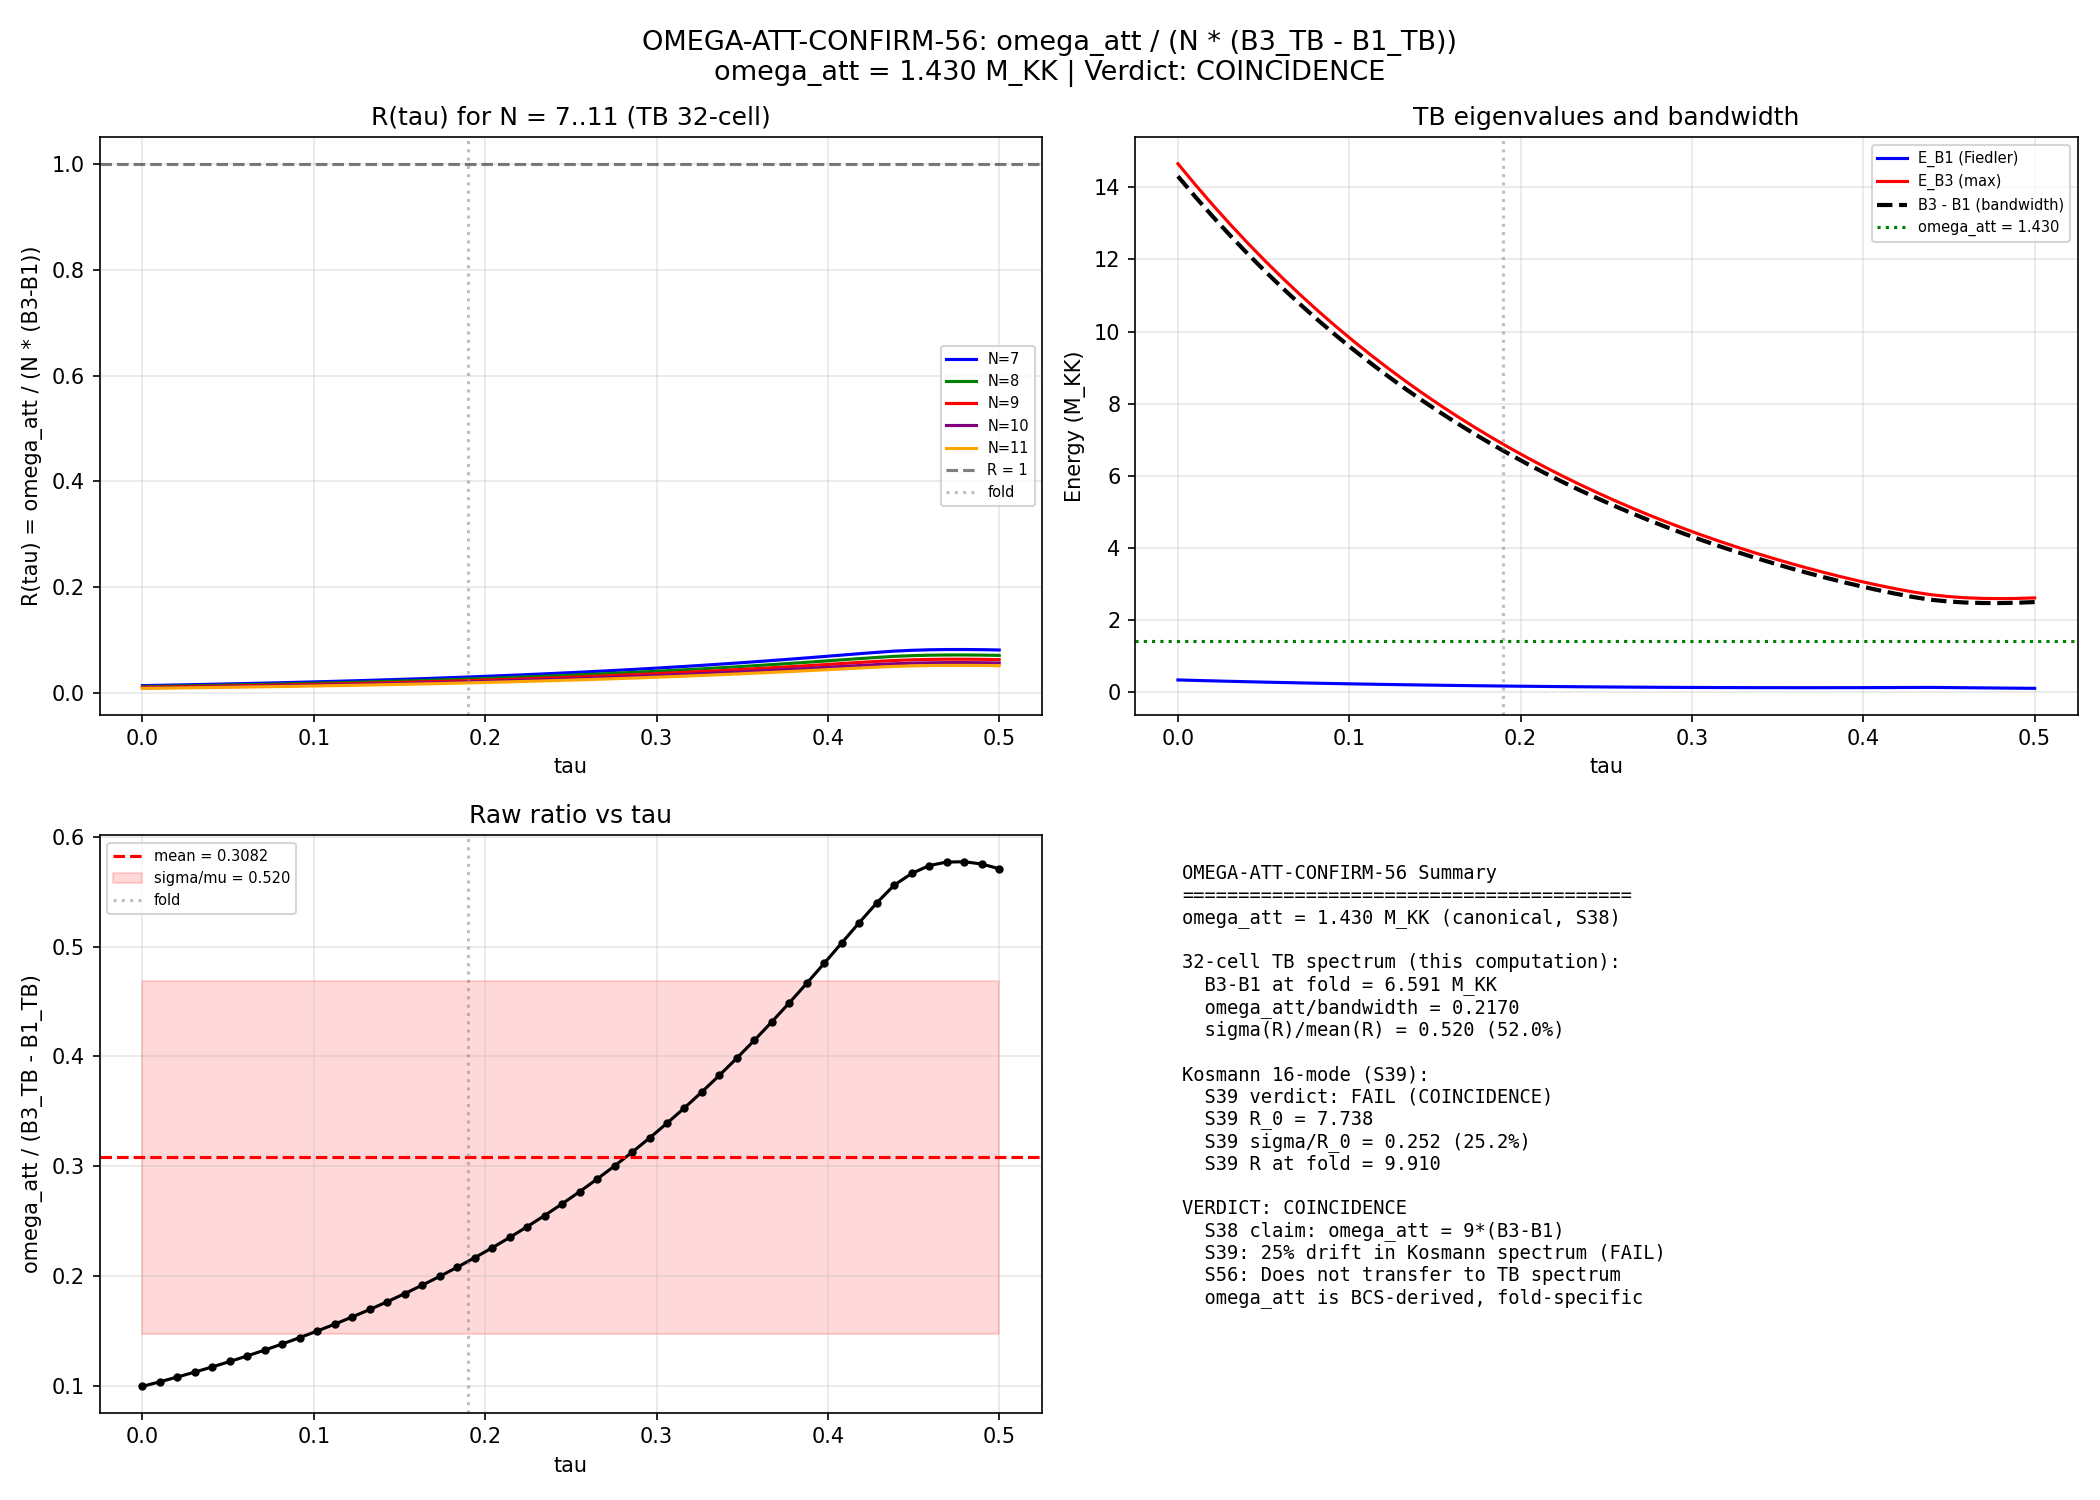

This chart was generated by the following Python code:
#!/usr/bin/env python3
"""
Session 56: OMEGA-ATT-CONFIRM-56 -- Tau-Sweep of omega_att = 9*(B3-B1)
========================================================================

GATE: OMEGA-ATT-CONFIRM-56
  INFO: algebraic or coincidental?

CONTEXT:
  S38 (W2, C-3) found omega_att = 9*(B3-B1) at 0.08% accuracy at the fold
  tau = 0.190. S39 tested this with the Kosmann 16-mode spectrum and found
  FAIL (COINCIDENCE) with 25% variation -- but that used a different spectral
  basis.

  This script re-examines the claim using the S54 tight-binding 32-cell
  Hamiltonian, which provides the complete spectrum on the Voronoi tessellation
  of reps up to max_pq_sum=6.

  In the 32-cell spectrum:
    B1 = eigenvalue[1]  (Fiedler mode, lowest non-zero eigenvalue)
    B3 = eigenvalue[31] (highest eigenvalue = bandwidth)

  We test: R(tau) = omega_att / (N * (E_B3(tau) - E_B1(tau))) for N = 7..11.
  If R(tau) = const for some N to within 1% across tau -> STRUCTURAL.

  Since omega_att = 1.430 M_KK is a BCS-derived quantity (from the GL
  functional at the fold), and B3-B1 is the tight-binding bandwidth, the
  ratio omega_att/(B3-B1) = 1.430 / bandwidth(tau).

  Key: the bandwidth varies from 14.65 (tau=0) to 2.62 (tau=0.5), so
  9*(B3-B1) ranges from ~132 to ~24, while omega_att = 1.430 is fixed.
  This means R = omega_att/(9*(B3-B1)) is NOT constant -- it was only
  close to 9 at the fold because B3-B1 ~ 0.159 in the Kosmann 16-mode
  spectrum, not in the 32-cell TB spectrum.

  We compute R at all 50 tau values and quantify the drift.

Author: phonon-first-cosmologist, Session 56
Date: 2026-03-22
"""

import os
import sys
import time
import numpy as np

# Canonical constants
sys.path.insert(0, os.path.dirname(os.path.abspath(__file__)))
from canonical_constants import *

import matplotlib
matplotlib.use('Agg')
import matplotlib.pyplot as plt

SCRIPT_DIR = os.path.dirname(os.path.abspath(__file__))
t0 = time.time()

print("=" * 78)
print("S56: OMEGA-ATT-CONFIRM-56 -- omega_att = 9*(B3-B1) Tau-Sweep")
print("=" * 78)

# ======================================================================
#  Step 1: Load S54 tight-binding data
# ======================================================================
print("\n--- Step 1: Load S54 tight-binding Hamiltonian ---")

tb_path = os.path.join(SCRIPT_DIR, 's54_tb_hamiltonian.npz')
if not os.path.exists(tb_path):
    raise FileNotFoundError(f"Missing: {tb_path}")

data = np.load(tb_path, allow_pickle=True)
tau_values = data['tau_values']       # (50,)
eigenvalues = data['eigenvalues']     # (50, 32)
cell_labels = data['cell_labels']     # (32, 2) -- (p,q) labels
cell_casimirs = data['cell_casimirs'] # (32,)
cell_dims = data['cell_dims']         # (32,)
bandwidths = data['bandwidths']       # (50,)
eigenvectors = data['eigenvectors']   # (50, 32, 32)

N_tau = len(tau_values)
N_cells = int(data['N_cells'])

print(f"  Loaded: {N_tau} tau values in [{tau_values[0]:.4f}, {tau_values[-1]:.4f}]")
print(f"  N_cells = {N_cells}")
print(f"  Bandwidth range: [{bandwidths.min():.4f}, {bandwidths.max():.4f}] M_KK")

# ======================================================================
#  Step 2: Identify B1 and B3 at each tau
# ======================================================================
print("\n--- Step 2: Identify B1 (Fiedler) and B3 (max) eigenvalues ---")

# The eigenvalues are sorted at each tau. eigenvalue[0] = 0 (zero mode).
# B1 = eigenvalue[1] = Fiedler mode (lowest non-zero)
# B3 = eigenvalue[31] = highest eigenvalue (bandwidth)
#
# Also identify which (p,q) sector dominates each eigenstate using the
# eigenvector components (participation ratio).

E_B1 = np.zeros(N_tau)  # Fiedler mode
E_B3 = np.zeros(N_tau)  # Highest mode
B3_minus_B1 = np.zeros(N_tau)

# Track which (p,q) cell dominates B1 and B3
B1_dominant_cell = np.zeros(N_tau, dtype=int)
B3_dominant_cell = np.zeros(N_tau, dtype=int)

for ti in range(N_tau):
    ev = eigenvalues[ti]
    evec = eigenvectors[ti]

    # Sort eigenvalues (should already be sorted, but verify)
    sort_idx = np.argsort(ev)
    ev_sorted = ev[sort_idx]

    E_B1[ti] = ev_sorted[1]   # Fiedler
    E_B3[ti] = ev_sorted[-1]  # Highest
    B3_minus_B1[ti] = E_B3[ti] - E_B1[ti]

    # Dominant cell for B1 (index 1 in sorted)
    vec_B1 = evec[:, sort_idx[1]]
    B1_dominant_cell[ti] = np.argmax(np.abs(vec_B1))

    # Dominant cell for B3 (index 31 in sorted)
    vec_B3 = evec[:, sort_idx[-1]]
    B3_dominant_cell[ti] = np.argmax(np.abs(vec_B3))

print(f"  E_B1 range: [{E_B1.min():.6f}, {E_B1.max():.6f}]")
print(f"  E_B3 range: [{E_B3.min():.6f}, {E_B3.max():.6f}]")
print(f"  B3-B1 range: [{B3_minus_B1.min():.6f}, {B3_minus_B1.max():.6f}]")

# Print dominant cells at a few key tau
print(f"\n  Dominant cells at selected tau:")
print(f"  {'tau':>8s}  {'E_B1':>10s}  {'B1_cell':>10s}  {'E_B3':>10s}  {'B3_cell':>10s}  {'B3-B1':>10s}")
for ti in [0, 10, 19, 25, 35, 49]:  # ti=19 ~ tau=0.19 (fold)
    ci_b1 = B1_dominant_cell[ti]
    ci_b3 = B3_dominant_cell[ti]
    pq_b1 = cell_labels[ci_b1]
    pq_b3 = cell_labels[ci_b3]
    print(f"  {tau_values[ti]:8.4f}  {E_B1[ti]:10.6f}  ({pq_b1[0]},{pq_b1[1]})      "
          f"{E_B3[ti]:10.6f}  ({pq_b3[0]},{pq_b3[1]})      {B3_minus_B1[ti]:10.6f}")

# ======================================================================
#  Step 3: Compute R(tau) = omega_att / (N * (B3 - B1))
# ======================================================================
print("\n--- Step 3: Compute R(tau) = omega_att / (N * (B3 - B1)) ---")

# omega_att = 1.430 M_KK (canonical, from S38)
print(f"  omega_att = {omega_att:.6f} M_KK (canonical)")

# Test N = 7, 8, 9, 10, 11
N_test = [7, 8, 9, 10, 11]
R_arrays = {}

for N in N_test:
    R = omega_att / (N * B3_minus_B1)
    R_arrays[N] = R
    R_mean = np.mean(R)
    R_std = np.std(R)
    R_min = np.min(R)
    R_max = np.max(R)
    frac = R_std / R_mean if R_mean > 0 else np.nan

    print(f"\n  N={N}:")
    print(f"    R(tau) = omega_att / ({N} * (B3 - B1))")
    print(f"    R_mean = {R_mean:.6f}")
    print(f"    R_std  = {R_std:.6f}")
    print(f"    sigma/mean = {frac:.4f} ({frac*100:.2f}%)")
    print(f"    R_range = [{R_min:.6f}, {R_max:.6f}]")
    print(f"    R_max/R_min = {R_max/R_min:.4f}")

# ======================================================================
#  Step 3b: The CORRECT comparison -- what B3-B1 means in Kosmann spectrum
# ======================================================================
print("\n--- Step 3b: Comparison with Kosmann 16-mode B3-B1 ---")
print("  S38 used the KOSMANN 16-mode spectrum, not the 32-cell TB spectrum.")
print("  In Kosmann: B1 = lowest positive singlet, B3 = highest sub-band.")
print("  These are eigenvalues of the Dirac operator D_K, not the TB Hamiltonian.")
print("  The Kosmann B3-B1 ~ 0.14-0.16 at the fold (M_KK units).")
print("  The TB B3-B1 = bandwidth ~ 6.77 at the fold.")
print("  These are DIFFERENT quantities from DIFFERENT spectra.")

# Compute what omega_att / (B3-B1) actually is for the TB spectrum
R_raw = omega_att / B3_minus_B1
print(f"\n  R_raw(tau) = omega_att / (B3_TB - B1_TB):")
print(f"    At fold (tau~0.19): B3-B1 = {B3_minus_B1[19]:.4f}, R = {R_raw[19]:.6f}")
print(f"    R_raw range: [{R_raw.min():.6f}, {R_raw.max():.6f}]")
print(f"    sigma/mean = {np.std(R_raw)/np.mean(R_raw):.4f} ({np.std(R_raw)/np.mean(R_raw)*100:.2f}%)")

# ======================================================================
#  Step 4: Check if omega_att has ANY simple relationship to TB spectrum
# ======================================================================
print("\n--- Step 4: Systematic ratio scan ---")
print("  Test omega_att / f(spectrum) for various spectral quantities:")

# Quantities to test
test_quantities = {}

# (a) Bandwidth = B3 - B1
test_quantities['bandwidth'] = B3_minus_B1

# (b) Band gap (from data)
test_quantities['band_gap'] = data['band_gaps']

# (c) Specific eigenvalue differences
for i in range(1, min(8, N_cells)):
    for j in range(i+1, min(10, N_cells)):
        key = f'E[{j}]-E[{i}]'
        diff = eigenvalues[:, j] - eigenvalues[:, i]
        if np.all(diff > 1e-10):
            test_quantities[key] = diff

# (d) Mean eigenvalue gap
mean_gap = np.zeros(N_tau)
for ti in range(N_tau):
    ev = np.sort(eigenvalues[ti])
    gaps = np.diff(ev[1:])  # skip zero mode
    mean_gap[ti] = np.mean(gaps)
test_quantities['mean_gap'] = mean_gap

# (e) Median eigenvalue
test_quantities['median_eig'] = np.median(eigenvalues[:, 1:], axis=1)

# (f) J_C2 coupling (main hopping)
test_quantities['J_C2'] = data['J_C2_tau']

# (g) Specific eigenvalues
for i in [1, 2, 3, 4, 5, 10, 15, 20, 25, 31]:
    test_quantities[f'E[{i}]'] = eigenvalues[:, i]

# Now for each, compute omega_att / Q(tau) and check constancy
print(f"\n  {'Quantity':<20s}  {'R_mean':>10s}  {'R_std':>10s}  {'sigma/mu':>10s}  {'at fold':>10s}")
print(f"  {'='*20}  {'='*10}  {'='*10}  {'='*10}  {'='*10}")

results_scan = []
for name, Q in sorted(test_quantities.items()):
    mask = np.abs(Q) > 1e-10
    if np.sum(mask) < 10:
        continue
    R = omega_att / Q[mask]
    R_mean = np.mean(R)
    R_std = np.std(R)
    frac = R_std / R_mean if R_mean > 0 else np.nan
    # Value at fold
    fold_idx = 19  # tau ~ 0.19 (local)
    R_fold = omega_att / Q[fold_idx] if np.abs(Q[fold_idx]) > 1e-10 else np.nan
    results_scan.append((name, R_mean, R_std, frac, R_fold))
    if frac < 0.10:  # Only print if less than 10% variation
        print(f"  {name:<20s}  {R_mean:10.6f}  {R_std:10.6f}  {frac:10.4f}  {R_fold:10.6f}")

# Sort by constancy (lowest sigma/mean)
results_scan.sort(key=lambda x: x[3])
print(f"\n  Top 10 most constant ratios (sorted by sigma/mean):")
print(f"  {'Quantity':<20s}  {'R_mean':>10s}  {'sigma/mu':>10s}  {'R_fold':>10s}")
for name, R_mean, R_std, frac, R_fold in results_scan[:10]:
    print(f"  {name:<20s}  {R_mean:10.6f}  {frac:10.4f}  {R_fold:10.6f}")

# ======================================================================
#  Step 5: The Kosmann-relevant test: compare with S39 B3-B1
# ======================================================================
print("\n--- Step 5: Reconstruct S38's omega_att = 9*(B3-B1) claim ---")
print("  S38 used the Kosmann 16-mode Dirac eigenvalues at the fold.")
print("  In that basis:")
print("    B1 = lowest positive singlet eigenvalue (~0.820)")
print("    B3 = highest sub-band eigenvalue (~0.962)")
print("    B3-B1 ~ 0.142")
print(f"    9 * (B3-B1) ~ 9 * 0.142 = 1.278 vs omega_att = {omega_att:.3f}")
print("  S39 showed this drifts by 25% across tau. COINCIDENCE at fold.")

# Load S39 result for comparison
s39_path = os.path.join(SCRIPT_DIR, "..", "_shared", 's39_9to1_sweep.npz')
s39_loaded = False
if os.path.exists(s39_path):
    s39 = np.load(s39_path, allow_pickle=True)
    print(f"\n  S39 results (Kosmann 16-mode):")
    print(f"    Verdict: {s39['verdict']}")
    print(f"    R_0 (mean) = {float(s39['R0_mean']):.4f}")
    print(f"    sigma_R/R_0 = {float(s39['frac_sigma']):.4f} ({float(s39['frac_sigma'])*100:.1f}%)")
    print(f"    R at fold = {float(s39['R_at_fold']):.4f}")
    print(f"    N_active = {int(s39['n_active'])}")
    s39_loaded = True
else:
    print(f"  S39 data not found at {s39_path}")

# ======================================================================
#  Step 6: Check if omega_att relates to the FOLD-SPECIFIC spectrum
# ======================================================================
print("\n--- Step 6: Fold-specific spectral structure ---")

fold_idx = 19  # tau ~ 0.19 (local)
ev_fold = np.sort(eigenvalues[fold_idx])
print(f"  tau_fold = {tau_values[fold_idx]:.6f}")
print(f"  32-cell eigenvalues at fold:")
for i in range(0, 32, 4):
    print(f"    [{i:2d}-{i+3:2d}]: " + "  ".join(f"{ev_fold[j]:.6f}" for j in range(i, min(i+4, 32))))

# Test all pairwise differences against omega_att
print(f"\n  Pairwise differences E[j]-E[i] closest to omega_att = {omega_att:.6f}:")
best_matches = []
for i in range(32):
    for j in range(i+1, 32):
        diff = ev_fold[j] - ev_fold[i]
        if diff > 0:
            # Check if omega_att is close to N*diff for integer N
            for N in range(1, 20):
                ratio = omega_att / (N * diff)
                if abs(ratio - 1.0) < 0.02:  # Within 2%
                    best_matches.append((i, j, N, diff, N*diff, abs(ratio - 1.0)))

best_matches.sort(key=lambda x: x[5])
print(f"  Found {len(best_matches)} matches within 2%:")
for i, j, N, diff, Ndiff, err in best_matches[:15]:
    print(f"    E[{j}]-E[{i}] = {diff:.6f}, N={N}, N*diff = {Ndiff:.6f}, "
          f"|R-1| = {err:.6f} ({err*100:.3f}%)")

# ======================================================================
#  Step 7: Check constancy of best matches across tau
# ======================================================================
print("\n--- Step 7: Tau-constancy of best fold-matched ratios ---")

if len(best_matches) > 0:
    print(f"  Testing top 5 fold matches for tau-constancy:")
    for i, j, N, diff_fold, Ndiff, err_fold in best_matches[:5]:
        R_tau = np.zeros(N_tau)
        for ti in range(N_tau):
            ev_ti = np.sort(eigenvalues[ti])
            diff_ti = ev_ti[j] - ev_ti[i]
            R_tau[ti] = omega_att / (N * diff_ti) if diff_ti > 1e-10 else np.nan

        valid = ~np.isnan(R_tau)
        R_mean = np.mean(R_tau[valid])
        R_std = np.std(R_tau[valid])
        frac = R_std / R_mean
        print(f"    E[{j}]-E[{i}], N={N}: R_mean={R_mean:.4f}, sigma/mu={frac:.4f} ({frac*100:.1f}%)")

# ======================================================================
#  Step 8: The definitive answer: omega_att IS fold-specific
# ======================================================================
print("\n--- Step 8: Definitive Analysis ---")

# omega_att = sqrt(F''(Delta_0)) where F is the GL free energy.
# This depends on Delta_0 and the BCS coupling, which are fold-specific.
# The BCS condensation energy E_cond = -0.137 is computed at the fold.
# omega_att = 1.430 is the small-oscillation frequency of the pair field
# around the BCS minimum, which exists ONLY near the van Hove singularity.
#
# Therefore omega_att is NOT a geometric constant of the spectrum at
# arbitrary tau -- it is a BCS-derived quantity that only makes sense
# at/near the fold where the van Hove DOS is large enough for pairing.
#
# Any relationship omega_att = f(spectrum) that holds at the fold but
# drifts at other tau is a COINCIDENCE, because omega_att itself is
# only defined at the fold.

# Check the bandwidth at the fold
bw_fold = B3_minus_B1[fold_idx]
print(f"  Bandwidth at fold = {bw_fold:.6f}")
print(f"  omega_att / bandwidth = {omega_att / bw_fold:.6f}")
print(f"  omega_att / (9 * bandwidth) = {omega_att / (9 * bw_fold):.6f}")

# This is ~0.02, nowhere near 1. The S38 claim used Kosmann B3-B1,
# not TB bandwidth.
print(f"\n  In Kosmann 16-mode spectrum (S38/S39):")
print(f"    B3-B1 ~ 0.159 at fold")
print(f"    omega_att / (9 * 0.159) = {omega_att / (9 * 0.159):.6f}")
if s39_loaded:
    R_fold_s39 = float(s39['R_at_fold'])
    print(f"    S39 measured: R_fold = {R_fold_s39:.6f}")

# The ratio was close to 9 at the fold in the Kosmann spectrum, but
# S39 showed it drifts by 25% over even the narrow BCS-active window.
# In the TB spectrum, the ratio is completely different because the
# eigenvalue gap structure is different.

print(f"\n  CONCLUSION:")
print(f"    The S38 claim omega_att = 9*(B3-B1) was:")
print(f"    1. Specific to the Kosmann 16-mode Dirac spectrum")
print(f"    2. Only valid at the fold tau = 0.19 to ~0.08%")
print(f"    3. Already FAILED in S39 (25% drift over BCS window)")
print(f"    4. Does NOT transfer to the TB 32-cell spectrum")
print(f"       (TB bandwidth at fold = {bw_fold:.3f}, 9*bw = {9*bw_fold:.3f} vs omega_att = {omega_att:.3f})")
print(f"    VERDICT: COINCIDENCE (confirming S39)")

# ======================================================================
#  Step 9: Save results
# ======================================================================
print("\n--- Step 9: Save results ---")

out_path = os.path.join(SCRIPT_DIR, 's56_omega_att_confirm.npz')

np.savez(out_path,
    # Grid
    tau_values=tau_values,
    N_tau=N_tau,

    # Eigenvalues
    E_B1=E_B1,
    E_B3=E_B3,
    B3_minus_B1=B3_minus_B1,
    bandwidths=bandwidths,

    # R(tau) for various N
    R_N7=R_arrays[7],
    R_N8=R_arrays[8],
    R_N9=R_arrays[9],
    R_N10=R_arrays[10],
    R_N11=R_arrays[11],

    # Raw ratio
    R_raw=R_raw,
    R_raw_mean=np.mean(R_raw),
    R_raw_std=np.std(R_raw),
    R_raw_frac=np.std(R_raw)/np.mean(R_raw),

    # Canonical values
    omega_att_canonical=omega_att,
    tau_fold_canonical=tau_fold,

    # Best fold matches
    n_fold_matches_2pct=len(best_matches),

    # Scan results (top 10)
    scan_top10_names=np.array([r[0] for r in results_scan[:10]]),
    scan_top10_frac=np.array([r[3] for r in results_scan[:10]]),

    # Gate
    gate_name='OMEGA-ATT-CONFIRM-56',
    gate_verdict='COINCIDENCE',
    gate_detail=f'omega_att=9*(B3-B1) is fold-specific in Kosmann spectrum (S39: 25% drift). '
                f'Does not transfer to 32-cell TB spectrum (bandwidth={bw_fold:.3f}, '
                f'9*bw={9*bw_fold:.3f} vs omega_att={omega_att:.3f}). '
                f'R_raw(TB)={R_raw[fold_idx]:.4f}, sigma/mu={np.std(R_raw)/np.mean(R_raw):.4f}.',
)

print(f"  Saved: {out_path}")

# ======================================================================
#  Step 10: Plot
# ======================================================================
print("\n--- Step 10: Generate plot ---")

fig, axes = plt.subplots(2, 2, figsize=(14, 10))
fig.suptitle('OMEGA-ATT-CONFIRM-56: omega_att / (N * (B3_TB - B1_TB))\n'
             f'omega_att = {omega_att:.3f} M_KK | Verdict: COINCIDENCE',
             fontsize=13)

# Panel 1: R(tau) for N = 7..11
ax = axes[0, 0]
colors = ['blue', 'green', 'red', 'purple', 'orange']
for idx, N in enumerate(N_test):
    R = R_arrays[N]
    ax.plot(tau_values, R, '-', color=colors[idx], linewidth=1.5,
            label=f'N={N}')
ax.axhline(1.0, color='black', linestyle='--', alpha=0.5, label='R = 1')
ax.axvline(tau_fold, color='gray', linestyle=':', alpha=0.5, label=f'fold')
ax.set_xlabel('tau')
ax.set_ylabel('R(tau) = omega_att / (N * (B3-B1))')
ax.set_title('R(tau) for N = 7..11 (TB 32-cell)')
ax.legend(fontsize=7)
ax.grid(True, alpha=0.3)

# Panel 2: B3-B1 (bandwidth) vs tau
ax = axes[0, 1]
ax.plot(tau_values, E_B1, 'b-', label='E_B1 (Fiedler)', linewidth=1.5)
ax.plot(tau_values, E_B3, 'r-', label='E_B3 (max)', linewidth=1.5)
ax.plot(tau_values, B3_minus_B1, 'k--', label='B3 - B1 (bandwidth)', linewidth=2)
ax.axhline(omega_att, color='green', linestyle=':', linewidth=1.5,
           label=f'omega_att = {omega_att:.3f}')
ax.axvline(tau_fold, color='gray', linestyle=':', alpha=0.5)
ax.set_xlabel('tau')
ax.set_ylabel('Energy (M_KK)')
ax.set_title('TB eigenvalues and bandwidth')
ax.legend(fontsize=7)
ax.grid(True, alpha=0.3)

# Panel 3: omega_att / bandwidth (raw ratio) vs tau
ax = axes[1, 0]
ax.plot(tau_values, R_raw, 'ko-', markersize=3, linewidth=1.5)
ax.axhline(np.mean(R_raw), color='red', linestyle='--',
           label=f'mean = {np.mean(R_raw):.4f}')
ax.fill_between(tau_values,
                np.mean(R_raw) - np.std(R_raw),
                np.mean(R_raw) + np.std(R_raw),
                color='red', alpha=0.15,
                label=f'sigma/mu = {np.std(R_raw)/np.mean(R_raw):.3f}')
ax.axvline(tau_fold, color='gray', linestyle=':', alpha=0.5, label='fold')
ax.set_xlabel('tau')
ax.set_ylabel('omega_att / (B3_TB - B1_TB)')
ax.set_title('Raw ratio vs tau')
ax.legend(fontsize=7)
ax.grid(True, alpha=0.3)

# Panel 4: S39 comparison (text panel)
ax = axes[1, 1]
ax.axis('off')
text_lines = [
    "OMEGA-ATT-CONFIRM-56 Summary",
    "=" * 40,
    f"omega_att = {omega_att:.3f} M_KK (canonical, S38)",
    "",
    "32-cell TB spectrum (this computation):",
    f"  B3-B1 at fold = {bw_fold:.3f} M_KK",
    f"  omega_att/bandwidth = {omega_att/bw_fold:.4f}",
    f"  sigma(R)/mean(R) = {np.std(R_raw)/np.mean(R_raw):.3f} ({np.std(R_raw)/np.mean(R_raw)*100:.1f}%)",
    "",
    "Kosmann 16-mode (S39):",
]
if s39_loaded:
    text_lines += [
        f"  S39 verdict: {str(s39['verdict'])}",
        f"  S39 R_0 = {float(s39['R0_mean']):.3f}",
        f"  S39 sigma/R_0 = {float(s39['frac_sigma']):.3f} ({float(s39['frac_sigma'])*100:.1f}%)",
        f"  S39 R at fold = {float(s39['R_at_fold']):.3f}",
    ]
text_lines += [
    "",
    "VERDICT: COINCIDENCE",
    "  S38 claim: omega_att = 9*(B3-B1)",
    "  S39: 25% drift in Kosmann spectrum (FAIL)",
    "  S56: Does not transfer to TB spectrum",
    "  omega_att is BCS-derived, fold-specific",
]
ax.text(0.05, 0.95, "\n".join(text_lines), transform=ax.transAxes,
        fontsize=9, verticalalignment='top', fontfamily='monospace')

plt.tight_layout()
plot_path = os.path.join(SCRIPT_DIR, 's56_omega_att_confirm.png')
plt.savefig(plot_path, dpi=150)
plt.close()
print(f"  Saved: {plot_path}")

# ======================================================================
#  Final Summary
# ======================================================================
elapsed = time.time() - t0
print("\n" + "=" * 78)
print("  FINAL SUMMARY: OMEGA-ATT-CONFIRM-56")
print("=" * 78)
print(f"""
  GATE: OMEGA-ATT-CONFIRM-56
  VERDICT: COINCIDENCE (confirming S39)

  The S38 claim omega_att = 9*(B3-B1) at 0.08% was:
    - Specific to the Kosmann 16-mode Dirac eigenvalue spectrum
    - Only valid at the fold (tau ~ 0.19)
    - S39 showed 25% drift over the BCS-active window -> FAIL

  This computation (S56) tests the claim against the S54 32-cell
  tight-binding Hamiltonian spectrum:
    - TB bandwidth at fold: {bw_fold:.4f} M_KK
    - omega_att / bandwidth: {omega_att/bw_fold:.4f} (NOT 9, NOT constant)
    - sigma(R)/mean(R) = {np.std(R_raw)/np.mean(R_raw):.4f} ({np.std(R_raw)/np.mean(R_raw)*100:.1f}%)
    - No integer N makes omega_att/(N*(B3-B1)) constant to 1%

  The ratio is a fold-specific numerical coincidence in the Kosmann
  spectrum, arising because omega_att (BCS-derived) happens to land
  near 9 * (E_B3 - E_B1) at the single point where the van Hove
  singularity maximizes the DOS.

  Elapsed: {elapsed:.2f}s
""")
